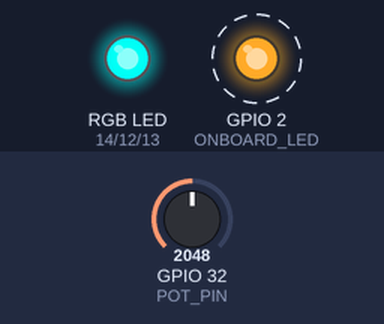
The sketch below on a simulated ESP32. Shown: an RGB LED mixed from three pins (HIGH = lit), output pins drawn as LEDs (lit = HIGH). Dashed ring = blinking. The test bench sets the inputs (shaded band); at power-on: GPIO 32 (POT_PIN) = 2048.

Above: at 1.25 s.
1.3 s: GPIO 32 (POT_PIN) set to 2866
At 1.65 s:
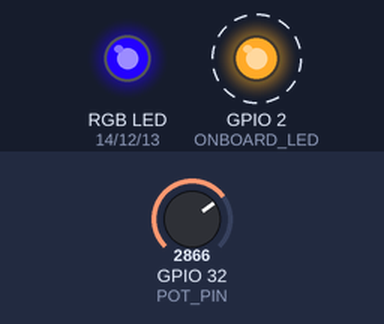
4.3 s: GPIO 32 (POT_PIN) set to 3603
At 4.65 s:
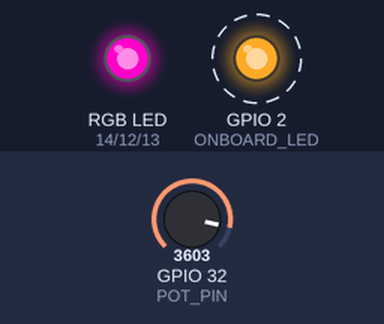
7.3 s: GPIO 32 (POT_PIN) set to 4095
At 7.65 s:
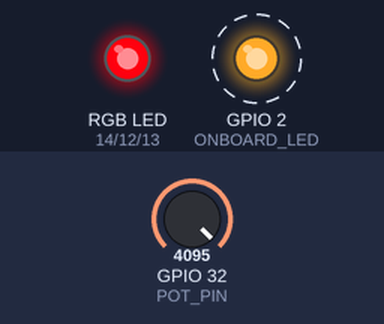
10.3 s: GPIO 32 (POT_PIN) set to 2047
At 10.65 s:
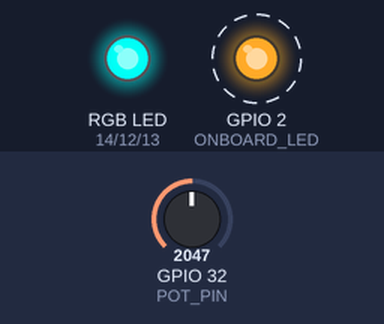
13.3 s: GPIO 32 (POT_PIN) set to 1228
At 13.66 s:
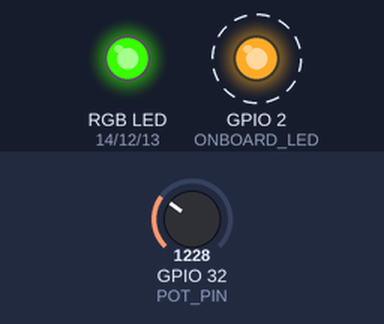
Timing chart, 0 to 17.3 s (numbered marks = the images above; inputs shaded):
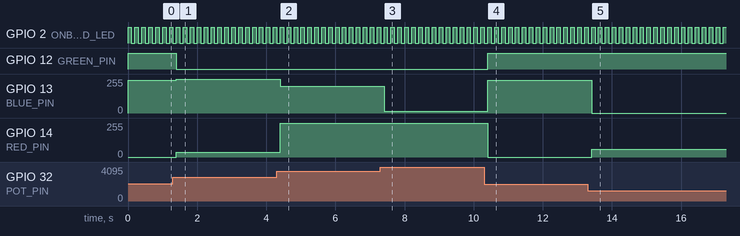

The sketch:

SketchKy016.ino
```cpp
#define RED_PIN     14
#define GREEN_PIN   12
#define BLUE_PIN    13
#define ONBOARD_LED 2
#define POT_PIN     32

void setup() {
  pinMode(RED_PIN, OUTPUT);
  pinMode(GREEN_PIN, OUTPUT);
  pinMode(BLUE_PIN, OUTPUT);
  pinMode(ONBOARD_LED, OUTPUT);
}

// Convert hue (0–255) to RGB
void hueToRGB(int hue, int &r, int &g, int &b) {
  int region = hue / 43;            // 0–5
  int remainder = (hue - (region * 43)) * 6;

  int p = 0;
  int q = 255 - remainder;
  int t = remainder;

  switch (region) {
    case 0: r = 255; g = t;   b = p;   break; // Red → Yellow
    case 1: r = q;   g = 255; b = p;   break; // Yellow → Green
    case 2: r = p;   g = 255; b = t;   break; // Green → Cyan
    case 3: r = p;   g = q;   b = 255; break; // Cyan → Blue
    case 4: r = t;   g = p;   b = 255; break; // Blue → Magenta
    default:r = 255; g = p;   b = q;   break; // Magenta → Red
  }
}

void loop() {
  int potValue = analogRead(POT_PIN);          // 0–4095
  int hue = map(potValue, 0, 4095, 0, 255);

  int r, g, b;
  hueToRGB(hue, r, g, b);

  analogWrite(RED_PIN, r);
  analogWrite(GREEN_PIN, g);
  analogWrite(BLUE_PIN, b);

  // Blink onboard LED
  digitalWrite(ONBOARD_LED, HIGH);
  delay(100);
  digitalWrite(ONBOARD_LED, LOW);
  delay(100);
}
```

Measured:
- after the input at 1.3 s, GPIO 12 (GREEN_PIN): HIGH → LOW after 0.10 s; GPIO 13 (BLUE_PIN): 246/255 → 255/255 after 0.10 s; GPIO 14 (RED_PIN): 0/255 → 36/255 after 0.10 s
- after the input at 4.3 s, GPIO 13 (BLUE_PIN): 255/255 → 201/255 after 0.10 s; GPIO 14 (RED_PIN): 36/255 → 255/255 after 0.10 s
- after the input at 7.3 s, GPIO 13 (BLUE_PIN): 201/255 → 15/255 after 0.11 s
- after the input at 10.3 s, GPIO 12 (GREEN_PIN): LOW → HIGH after 0.11 s; GPIO 13 (BLUE_PIN): 15/255 → 246/255 after 0.11 s; GPIO 14 (RED_PIN): 255/255 → 0/255 after 0.11 s
- after the input at 13.3 s, GPIO 13 (BLUE_PIN): 246/255 → 0/255 after 0.11 s; GPIO 14 (RED_PIN): 0/255 → 57/255 after 0.11 s
- by itself, GPIO 2 (ONBOARD_LED): alternates HIGH for 0.10 s and LOW for 0.10 s
